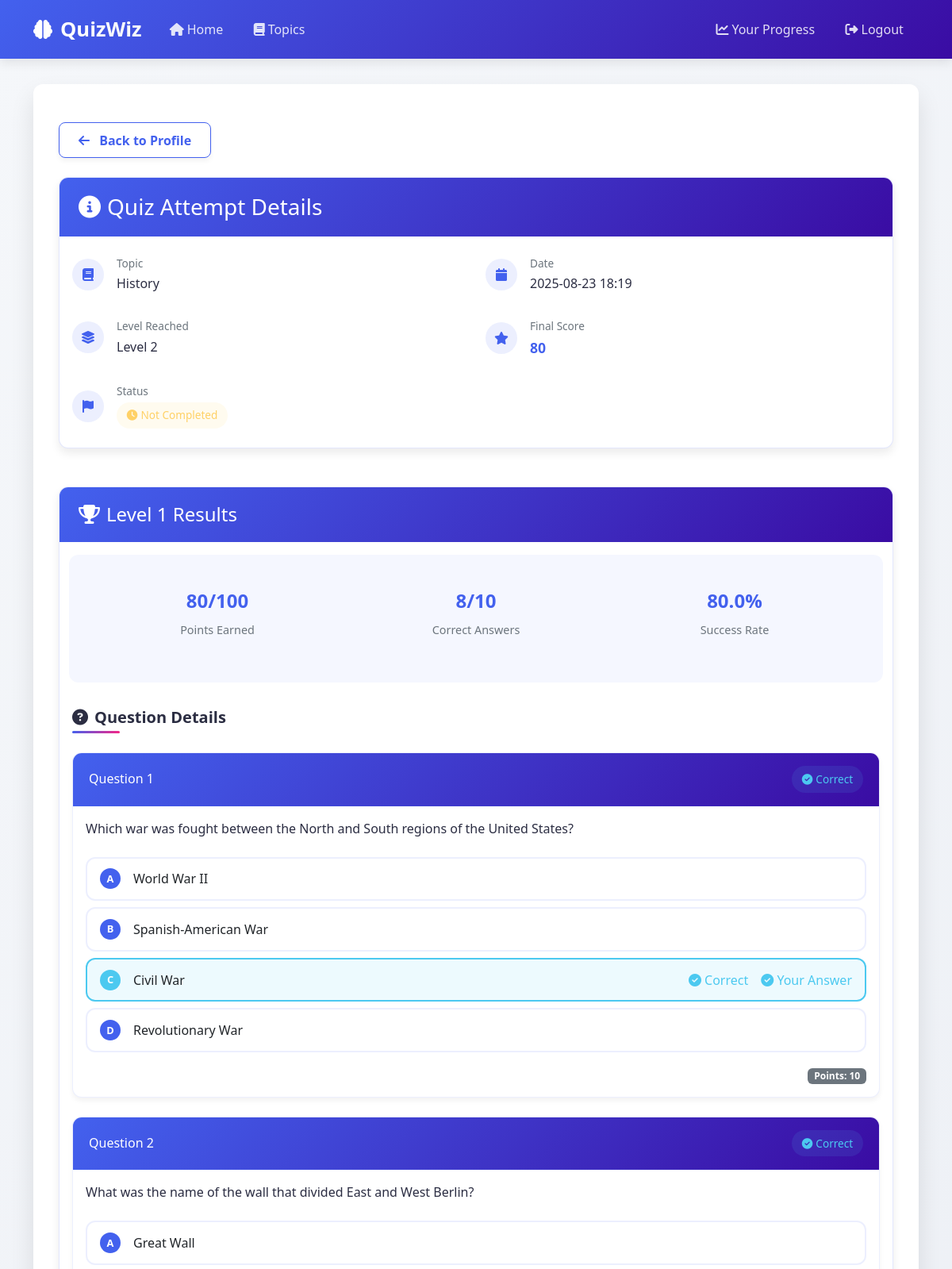
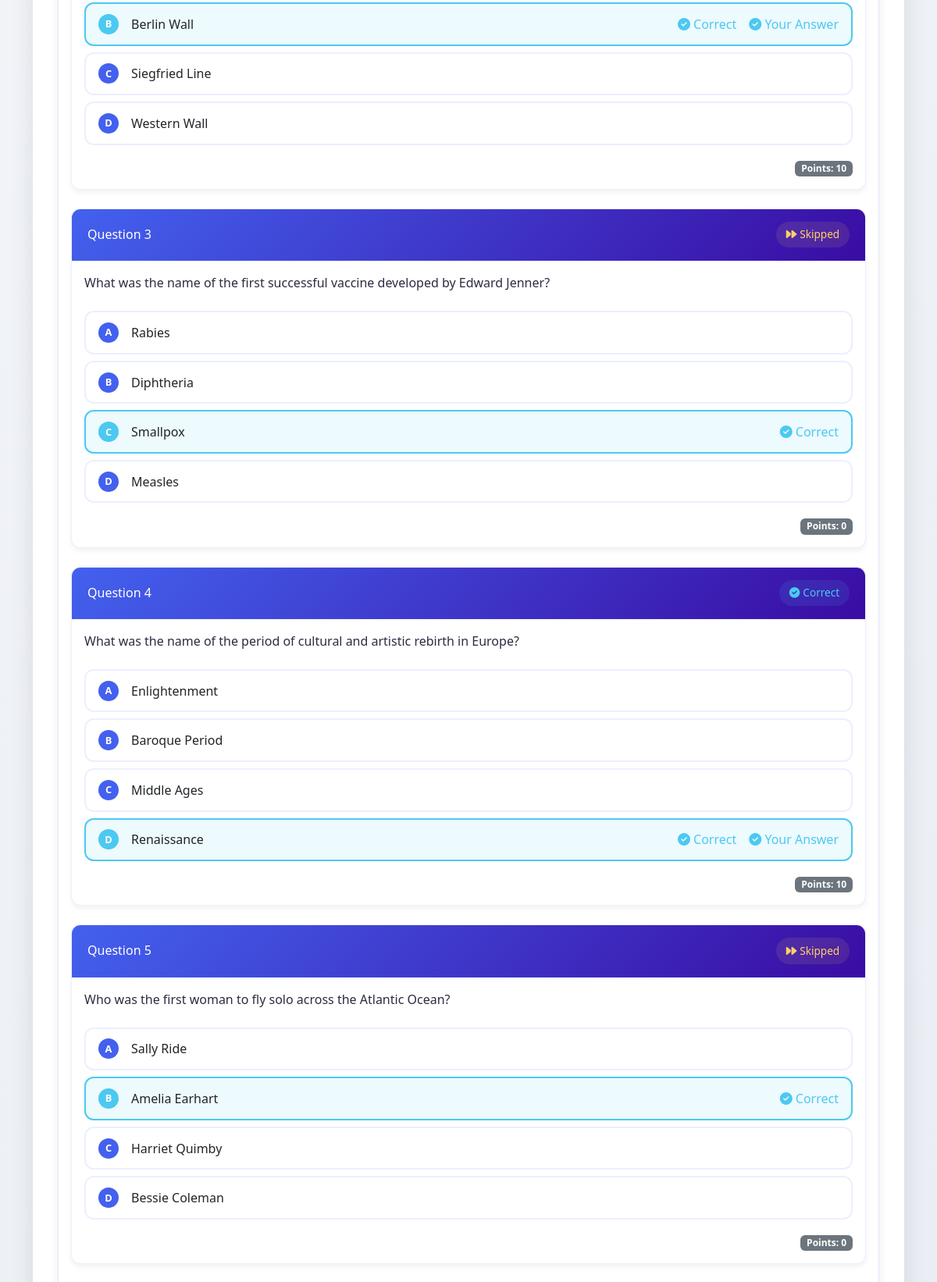
/attempt_details/29 (signed in, upper part), run on the app's committed database (2 pictures, top to bottom).
### app/models.py (models this page shows)
class Quiz(db.Model):
    id = db.Column(db.Integer, primary_key=True)
    topic = db.Column(db.String(50), nullable=False)
    attempts = db.relationship('QuizAttempt', backref='quiz', lazy=True)

class QuizAttempt(db.Model):
    id = db.Column(db.Integer, primary_key=True)
    user_id = db.Column(db.Integer, db.ForeignKey('user.id'), nullable=True)  # Nullable for anonymous users
    quiz_id = db.Column(db.Integer, db.ForeignKey('quiz.id'), nullable=False)
    level_reached = db.Column(db.Integer, default=1)
    score = db.Column(db.Integer, default=0)
    date_attempted = db.Column(db.DateTime, default=datetime.utcnow)
    is_complete = db.Column(db.Boolean, default=False)
    responses = db.relationship('QuestionResponse', backref='attempt', lazy=True, cascade="all, delete-orphan")

class QuestionResponse(db.Model):
    id = db.Column(db.Integer, primary_key=True)
    attempt_id = db.Column(db.Integer, db.ForeignKey('quiz_attempt.id'), nullable=False)
    question_id = db.Column(db.String(50), nullable=False)  # ID from JSON file
    user_answer = db.Column(db.String(200), nullable=True)
    is_correct = db.Column(db.Boolean, default=False)
    time_taken = db.Column(db.Integer, nullable=True)  # Time in seconds
    points = db.Column(db.Integer, default=0)  # Points earned or lost
    presented_options = db.Column(db.String(500), nullable=True)  # Store options as JSON string

### app/routes/auth.py (the view)
@auth_bp.route('/attempt_details/<int:attempt_id>')
@login_required
def attempt_details(attempt_id):
    attempt = QuizAttempt.query.get_or_404(attempt_id)
    if attempt.user_id != current_user.id:
        flash('You are not authorized to view this attempt')
        return redirect(url_for('auth.profile'))
    responses = QuestionResponse.query.filter_by(attempt_id=attempt_id)\
        .order_by(QuestionResponse.id.asc()).all()
    with open('questions.json', 'r', encoding='utf-8') as f:
        all_questions = json.load(f)
    levels_data = {}
    for response in responses:
        question_data = next((q for q in all_questions if q['id'] == response.question_id), None)
        if question_data:
            level = question_data['level']
            if level not in levels_data:
                levels_data[level] = {
                    'responses': [],
                    'total_points': 0,
                    'total_correct': 0,
                    'total_possible_points': 0
                }
            correct_answer = question_data['correct_answer']
            if response.presented_options:
                try:
                    options = json.loads(response.presented_options)
                except:
                    incorrect_options = [opt for opt in question_data['options'] if opt != correct_answer]
                    options = random.sample(incorrect_options, 3) + [correct_answer]
                    random.shuffle(options)
            else:
                incorrect_options = [opt for opt in question_data['options'] if opt != correct_answer]
                options = random.sample(incorrect_options, 3) + [correct_answer]
                random.shuffle(options)
            levels_data[level]['responses'].append({
                'text': question_data['text'],
                'options': options,
                'correct_answer': correct_answer,
                'user_answer': response.user_answer,
                'is_correct': response.is_correct,
                'points': response.points,
                'skipped': response.user_answer is None,
                'possible_points': question_data['points']
            })
            levels_data[level]['total_points'] += response.points
            if response.is_correct:
                levels_data[level]['total_correct'] += 1
            levels_data[level]['total_possible_points'] += question_data['points']
    sorted_levels = sorted(levels_data.items())
    return render_template('auth/attempt_details.html',
                          attempt=attempt,
                          levels_data=sorted_levels,
                          quiz=Quiz.query.get(attempt.quiz_id))

### app/templates/auth/attempt_details.html (shortened to what this page needs)
{% extends 'base.html' %}
{% block content %}
<div class="attempt-details-container">
    <div class="mb-4">
        <a href="{{ url_for('auth.profile') }}" class="btn btn-outline-primary">
            <i class="fas fa-arrow-left me-2"></i> Back to Profile
        </a>
    </div>
    <div class="summary-card card mb-5">
        <div class="card-header summary-header">
            <h3 class="mb-0"><i class="fas fa-info-circle me-2"></i>Quiz Attempt Details</h3>
        </div>
        <div class="card-body">
            <div class="row">
                <div class="col-md-6 mb-3">
                    <div class="detail-item">
                        <div class="detail-icon">
                            <i class="fas fa-book"></i>
                        </div>
                        <div class="detail-content">
                            <span class="detail-label">Topic</span>
                            <span class="detail-value">{{ quiz.topic }}</span>
                        </div>
                    </div>
                </div>
                <div class="col-md-6 mb-3">
                    <div class="detail-item">
                        <div class="detail-icon">
                            <i class="fas fa-calendar"></i>
                        </div>
                        <div class="detail-content">
                            <span class="detail-label">Date</span>
                            <span class="detail-value">{{ attempt.date_attempted.strftime('%Y-%m-%d %H:%M') }}</span>
                        </div>
                    </div>
                </div>
                <div class="col-md-6 mb-3">
                    <div class="detail-item">
                        <div class="detail-icon">
                            <i class="fas fa-layer-group"></i>
                        </div>
                        <div class="detail-content">
                            <span class="detail-label">Level Reached</span>
                            <span class="detail-value">Level {{ attempt.level_reached }}</span>
                        </div>
                    </div>
                </div>
                <div class="col-md-6 mb-3">
                    <div class="detail-item">
                        <div class="detail-icon">
                            <i class="fas fa-star"></i>
                        </div>
                        <div class="detail-content">
                            <span class="detail-label">Final Score</span>
                            <span class="detail-value score-value">{{ attempt.score|non_negative }}</span>
                        </div>
                    </div>
                </div>
                <div class="col-12">
                    <div class="detail-item">
                        <div class="detail-icon">
                            <i class="fas fa-flag"></i>
                        </div>
                        <div class="detail-content">
                            <span class="detail-label">Status</span>
                            <span class="status-badge {% if attempt.is_complete %}completed{% else %}incomplete{% endif %}">
                                {% if attempt.is_complete %}
                                    <i class="fas fa-check-circle me-1"></i>Completed
                                {% else %}
                                    <i class="fas fa-clock me-1"></i>Not Completed
                                {% endif %}
                            </span>
                        </div>
                    </div>
                </div>
            </div>
        </div>
    </div>
    {% for level_num, level_data in levels_data %}
    <div class="level-card card mb-5">
        <div class="card-header level-header">
            <h4 class="mb-0"><i class="fas fa-trophy me-2"></i>Level {{ level_num }} Results</h4>
        </div>
        <div class="card-body">
            <div class="level-stats row mb-4">
                <div class="col-md-4 col-6 mb-3">
                    <div class="stat-item text-center">
                        <div class="stat-value">{{ level_data.total_points|non_negative }}/{{ level_data.total_possible_points }}</div>
                        <div class="stat-label">Points Earned</div>
                    </div>
                </div>
                <div class="col-md-4 col-6 mb-3">
                    <div class="stat-item text-center">
                        <div class="stat-value">{{ level_data.total_correct }}/{{ level_data.responses|length }}</div>
                        <div class="stat-label">Correct Answers</div>
                    </div>
                </div>
                <div class="col-md-4 col-12 mb-3">
                    <div class="stat-item text-center">
                        <div class="stat-value">{{ (level_data.total_points|non_negative / level_data.total_possible_points * 100)|round(1) }}%</div>
                        <div class="stat-label">Success Rate</div>
                    </div>
                </div>
            </div>
            <h5 class="section-title mb-4"><i class="fas fa-question-circle me-2"></i>Question Details</h5>
            {% for question in level_data.responses %}
            <div class="question-review-card card mb-4">
                <div class="card-header d-flex justify-content-between align-items-center">
                    <h6 class="mb-0">Question {{ loop.index }}</h6>
                    <span class="status-badge {% if question.is_correct %}correct{% elif question.skipped %}skipped{% else %}incorrect{% endif %}">
                        {% if question.is_correct %}
                            <i class="fas fa-check-circle me-1"></i>Correct
                        {% elif question.skipped %}
                            <i class="fas fa-forward me-1"></i>Skipped
                        {% else %}
                            <i class="fas fa-times-circle me-1"></i>Incorrect
                        {% endif %}
                    </span>
                </div>
                <div class="card-body">
                    <p class="question-text">{{ question.text }}</p>
                    <div class="options-review mt-3">
                        {% for option in question.options %}
                        <div class="option-review {% if option == question.correct_answer %}correct-answer{% endif %} {% if option == question.user_answer and not question.is_correct %}wrong-answer{% endif %}">
                            <span class="option-letter">{{ ['A', 'B', 'C', 'D'][loop.index0] }}</span>
                            <span class="option-text">{{ option }}</span>
                            {% if option == question.correct_answer %}
                            <span class="option-status correct-mark"><i class="fas fa-check-circle"></i> Correct</span>
                            {% endif %}
                            {% if option == question.user_answer and question.is_correct %}
                            <span class="option-status correct-mark"><i class="fas fa-check-circle"></i> Your Answer</span>
                            {% endif %}
                        </div>
                        {% endfor %}
                    </div>
                    <div class="points-earned mt-3">
                        <span class="badge bg-secondary">Points: {{ question.points }}</span>
                    </div>
                </div>
            </div>
            {% endfor %}
        </div>
    </div>
    {% endfor %}
</div>
{% endblock %}

### data on the page
Quiz: topic "History"
QuizAttempt: date_attempted "2025-08-23 18:19", level_reached "2", score|non_negative "80"
QuestionResponse: shows "Correct", text "Which war was fought between the North and South regions of the United States?", index0 "A" "B" "C" "D", options "World War II" "Spanish-American War" "Civil War" "Revolutionary War", user_answer "Your Answer", points "10"
QuestionResponse: shows "Correct", text "What was the name of the wall that divided East and West Berlin?", index0 "A" "B" "C" "D", options "Great Wall" "Berlin Wall" "Siegfried Line" "Western Wall", user_answer "Your Answer", points "10"
QuestionResponse: shows "Correct", text "What was the name of the period of cultural and artistic rebirth in Europe?", index0 "A" "B" "C" "D", options "Enlightenment" "Baroque Period" "Middle Ages" "Renaissance", user_answer "Your Answer", points "10"

### other printed values
{{ level_num }} "1"
{{ level_data.total_points|non_negative }} "80"
{{ level_data.total_possible_points }} "100"
{{ level_data.total_correct }} "8"
{{ level_data.responses|length }} "10"
{{ question.text }} "What was the name of the first successful vaccine developed by Edward Jenner?" "Who was the first woman to fly solo across the Atlantic Ocean?"
{{ ['A', 'B', 'C', 'D'][loop.index0] }} "A" "B" "C" "D" "A" "B" "C" "D"
{{ option }} "Rabies" "Diphtheria" "Smallpox" "Measles" "Sally Ride" "Amelia Earhart" "Harriet Quimby" "Bessie Coleman"
{{ question.points }} "0" "0"
